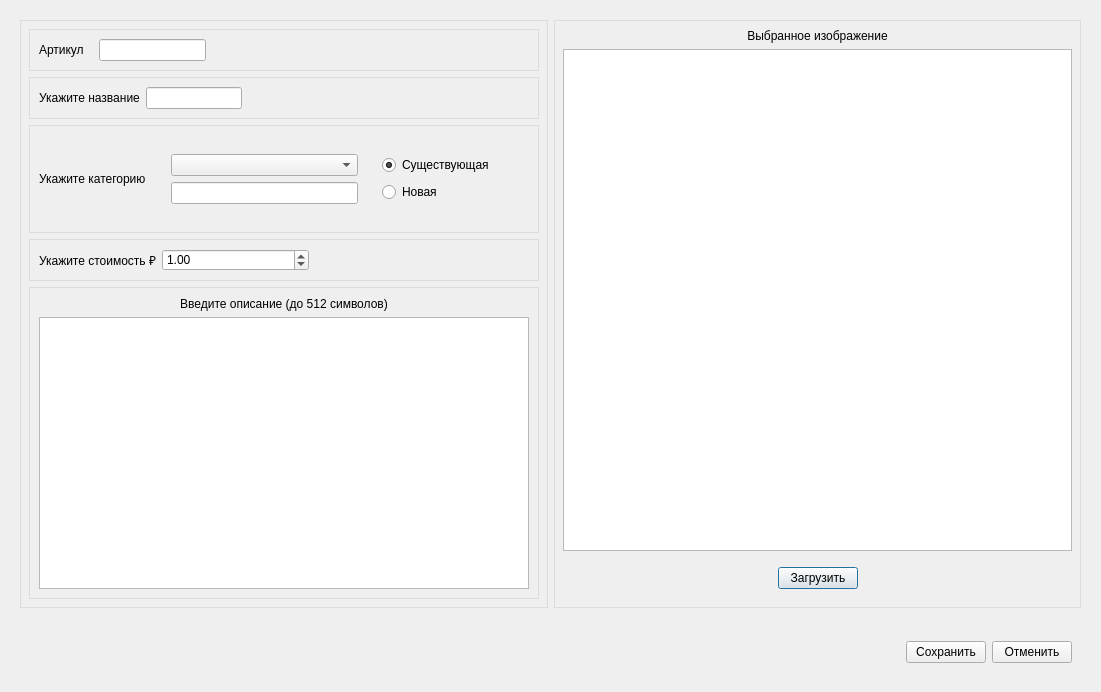
<?xml version="1.0" encoding="UTF-8"?>
<ui version="4.0">
    <class>RepByCat</class>
    <widget class="QDialog" name="RepByCat">
        <property name="geometry">
            <rect>
                <x>0</x>
                <y>0</y>
                <width>1101</width>
                <height>692</height>
            </rect>
        </property>
        <property name="windowTitle">
            <string>RepByCat</string>
        </property>
        <layout class="QVBoxLayout" name="verticalLayout">
            <item>
                <widget class="QGroupBox" name="groupBox_3">
                    <property name="styleSheet">
                        <string notr="true">QGroupBox {border: none;}</string>
                    </property>
                    <property name="title">
                        <string/>
                    </property>
                    <layout class="QHBoxLayout" name="horizontalLayout_8">
                        <item>
                            <widget class="QGroupBox" name="groupBox">
                                <property name="styleSheet">
                                    <string notr="true">QGroupBox {border: 1px solid ;
                                        border-color: rgb(220, 220, 220);}
                                    </string>
                                </property>
                                <property name="title">
                                    <string/>
                                </property>
                                <layout class="QVBoxLayout" name="verticalLayout_6">
                                    <item>
                                        <widget class="QGroupBox" name="article">
                                            <property name="styleSheet">
                                                <string notr="true">QGroupBox {border: 1px solid ;
                                                    border-color: rgb(220, 220, 220);}
                                                </string>
                                            </property>
                                            <property name="title">
                                                <string/>
                                            </property>
                                            <layout class="QHBoxLayout" name="horizontalLayout_3" stretch="1,2,6">
                                                <item>
                                                    <widget class="QLabel" name="label">
                                                        <property name="text">
                                                            <string>Артикул</string>
                                                        </property>
                                                    </widget>
                                                </item>
                                                <item>
                                                    <widget class="QLineEdit" name="article_input">
                                                        <property name="enabled">
                                                            <bool>true</bool>
                                                        </property>
                                                        <property name="readOnly">
                                                            <bool>true</bool>
                                                        </property>
                                                    </widget>
                                                </item>
                                                <item>
                                                    <spacer name="horizontalSpacer">
                                                        <property name="orientation">
                                                            <enum>Qt::Orientation::Horizontal</enum>
                                                        </property>
                                                        <property name="sizeHint" stdset="0">
                                                            <size>
                                                                <width>40</width>
                                                                <height>20</height>
                                                            </size>
                                                        </property>
                                                    </spacer>
                                                </item>
                                            </layout>
                                        </widget>
                                    </item>
                                    <item>
                                        <widget class="QGroupBox" name="name">
                                            <property name="styleSheet">
                                                <string notr="true">QGroupBox {border: 1px solid ;
                                                    border-color: rgb(220, 220, 220);}
                                                </string>
                                            </property>
                                            <property name="title">
                                                <string/>
                                            </property>
                                            <layout class="QHBoxLayout" name="horizontalLayout_4" stretch="1,2,6">
                                                <item>
                                                    <widget class="QLabel" name="label_2">
                                                        <property name="text">
                                                            <string>Укажите название</string>
                                                        </property>
                                                    </widget>
                                                </item>
                                                <item>
                                                    <widget class="QLineEdit" name="name_input"/>
                                                </item>
                                                <item>
                                                    <spacer name="horizontalSpacer_2">
                                                        <property name="orientation">
                                                            <enum>Qt::Orientation::Horizontal</enum>
                                                        </property>
                                                        <property name="sizeHint" stdset="0">
                                                            <size>
                                                                <width>40</width>
                                                                <height>20</height>
                                                            </size>
                                                        </property>
                                                    </spacer>
                                                </item>
                                            </layout>
                                        </widget>
                                    </item>
                                    <item>
                                        <widget class="QGroupBox" name="category">
                                            <property name="styleSheet">
                                                <string notr="true">QGroupBox {border: 1px solid ;
                                                    border-color: rgb(220, 220, 220);}
                                                </string>
                                            </property>
                                            <property name="title">
                                                <string/>
                                            </property>
                                            <layout class="QHBoxLayout" name="horizontalLayout" stretch="0,5">
                                                <item>
                                                    <widget class="QLabel" name="label_3">
                                                        <property name="text">
                                                            <string>Укажите категорию</string>
                                                        </property>
                                                    </widget>
                                                </item>
                                                <item>
                                                    <widget class="QGroupBox" name="groupBox_7">
                                                        <property name="styleSheet">
                                                            <string notr="true">QGroupBox {border: none;}</string>
                                                        </property>
                                                        <property name="title">
                                                            <string/>
                                                        </property>
                                                        <layout class="QHBoxLayout" name="horizontalLayout_2"
                                                                stretch="7,5">
                                                            <item>
                                                                <widget class="QGroupBox" name="groupBox_9">
                                                                    <property name="title">
                                                                        <string/>
                                                                    </property>
                                                                    <layout class="QVBoxLayout" name="verticalLayout_2">
                                                                        <item>
                                                                            <widget class="QComboBox"
                                                                                    name="category_combobox"/>
                                                                        </item>
                                                                        <item>
                                                                            <widget class="QLineEdit"
                                                                                    name="category_input"/>
                                                                        </item>
                                                                    </layout>
                                                                </widget>
                                                            </item>
                                                            <item>
                                                                <widget class="QGroupBox" name="groupBox_8">
                                                                    <property name="title">
                                                                        <string/>
                                                                    </property>
                                                                    <layout class="QVBoxLayout" name="verticalLayout_3">
                                                                        <item>
                                                                            <widget class="QRadioButton"
                                                                                    name="existsing_category">
                                                                                <property name="text">
                                                                                    <string>Существующая</string>
                                                                                </property>
                                                                                <property name="checked">
                                                                                    <bool>true</bool>
                                                                                </property>
                                                                            </widget>
                                                                        </item>
                                                                        <item>
                                                                            <widget class="QRadioButton"
                                                                                    name="new_category">
                                                                                <property name="text">
                                                                                    <string>Новая</string>
                                                                                </property>
                                                                            </widget>
                                                                        </item>
                                                                    </layout>
                                                                </widget>
                                                            </item>
                                                        </layout>
                                                    </widget>
                                                </item>
                                            </layout>
                                        </widget>
                                    </item>
                                    <item>
                                        <widget class="QGroupBox" name="price">
                                            <property name="styleSheet">
                                                <string notr="true">QGroupBox {border: 1px solid ;
                                                    border-color: rgb(220, 220, 220);}
                                                </string>
                                            </property>
                                            <property name="title">
                                                <string/>
                                            </property>
                                            <layout class="QHBoxLayout" name="horizontalLayout_5" stretch="2,4,6">
                                                <item>
                                                    <widget class="QLabel" name="label_4">
                                                        <property name="text">
                                                            <string>Укажите стоимость ₽</string>
                                                        </property>
                                                    </widget>
                                                </item>
                                                <item>
                                                    <widget class="QDoubleSpinBox" name="price_input">
                                                        <property name="buttonSymbols">
                                                            <enum>QAbstractSpinBox::ButtonSymbols::UpDownArrows</enum>
                                                        </property>
                                                        <property name="specialValueText">
                                                            <string/>
                                                        </property>
                                                        <property name="maximum">
                                                            <double>50000.000000000000000</double>
                                                        </property>
                                                        <property name="stepType">
                                                            <enum>QAbstractSpinBox::StepType::AdaptiveDecimalStepType
                                                            </enum>
                                                        </property>
                                                        <property name="value">
                                                            <double>1.000000000000000</double>
                                                        </property>
                                                    </widget>
                                                </item>
                                                <item>
                                                    <spacer name="horizontalSpacer_3">
                                                        <property name="orientation">
                                                            <enum>Qt::Orientation::Horizontal</enum>
                                                        </property>
                                                        <property name="sizeHint" stdset="0">
                                                            <size>
                                                                <width>40</width>
                                                                <height>20</height>
                                                            </size>
                                                        </property>
                                                    </spacer>
                                                </item>
                                            </layout>
                                        </widget>
                                    </item>
                                    <item>
                                        <widget class="QGroupBox" name="description">
                                            <property name="styleSheet">
                                                <string notr="true">QGroupBox {border: 1px solid ;
                                                    border-color: rgb(220, 220, 220);}
                                                </string>
                                            </property>
                                            <property name="title">
                                                <string/>
                                            </property>
                                            <layout class="QVBoxLayout" name="verticalLayout_4">
                                                <item>
                                                    <widget class="QLabel" name="label_5">
                                                        <property name="text">
                                                            <string>Введите описание (до 512 символов)</string>
                                                        </property>
                                                        <property name="alignment">
                                                            <set>Qt::AlignmentFlag::AlignCenter</set>
                                                        </property>
                                                    </widget>
                                                </item>
                                                <item>
                                                    <widget class="QTextEdit" name="description_input"/>
                                                </item>
                                            </layout>
                                        </widget>
                                    </item>
                                </layout>
                            </widget>
                        </item>
                        <item>
                            <widget class="QGroupBox" name="image">
                                <property name="styleSheet">
                                    <string notr="true">QGroupBox {border: 1px solid ;
                                        border-color: rgb(220, 220, 220);}
                                    </string>
                                </property>
                                <property name="title">
                                    <string/>
                                </property>
                                <layout class="QVBoxLayout" name="verticalLayout_5">
                                    <item>
                                        <widget class="QLabel" name="label_6">
                                            <property name="text">
                                                <string>Выбранное изображение</string>
                                            </property>
                                            <property name="alignment">
                                                <set>Qt::AlignmentFlag::AlignCenter</set>
                                            </property>
                                        </widget>
                                    </item>
                                    <item>
                                        <widget class="QGraphicsView" name="product_img"/>
                                    </item>
                                    <item>
                                        <widget class="QGroupBox" name="groupBox_2">
                                            <property name="styleSheet">
                                                <string notr="true">QGroupBox {border: none;}</string>
                                            </property>
                                            <property name="title">
                                                <string/>
                                            </property>
                                            <layout class="QHBoxLayout" name="horizontalLayout_7">
                                                <item>
                                                    <spacer name="horizontalSpacer_4">
                                                        <property name="orientation">
                                                            <enum>Qt::Orientation::Horizontal</enum>
                                                        </property>
                                                        <property name="sizeHint" stdset="0">
                                                            <size>
                                                                <width>40</width>
                                                                <height>20</height>
                                                            </size>
                                                        </property>
                                                    </spacer>
                                                </item>
                                                <item>
                                                    <widget class="QPushButton" name="load_img">
                                                        <property name="text">
                                                            <string>Загрузить</string>
                                                        </property>
                                                    </widget>
                                                </item>
                                                <item>
                                                    <spacer name="horizontalSpacer_5">
                                                        <property name="orientation">
                                                            <enum>Qt::Orientation::Horizontal</enum>
                                                        </property>
                                                        <property name="sizeHint" stdset="0">
                                                            <size>
                                                                <width>40</width>
                                                                <height>20</height>
                                                            </size>
                                                        </property>
                                                    </spacer>
                                                </item>
                                            </layout>
                                        </widget>
                                    </item>
                                </layout>
                            </widget>
                        </item>
                    </layout>
                </widget>
            </item>
            <item>
                <widget class="QGroupBox" name="groupBox_4">
                    <property name="styleSheet">
                        <string notr="true">QGroupBox {border: none;}</string>
                    </property>
                    <property name="title">
                        <string/>
                    </property>
                    <layout class="QHBoxLayout" name="horizontalLayout_6">
                        <item>
                            <spacer name="horizontalSpacer_6">
                                <property name="orientation">
                                    <enum>Qt::Orientation::Horizontal</enum>
                                </property>
                                <property name="sizeHint" stdset="0">
                                    <size>
                                        <width>40</width>
                                        <height>20</height>
                                    </size>
                                </property>
                            </spacer>
                        </item>
                        <item>
                            <widget class="QGroupBox" name="groupBox_5">
                                <property name="title">
                                    <string/>
                                </property>
                                <layout class="QHBoxLayout" name="horizontalLayout_9">
                                    <item>
                                        <widget class="QPushButton" name="save">
                                            <property name="text">
                                                <string>Сохранить</string>
                                            </property>
                                        </widget>
                                    </item>
                                    <item>
                                        <widget class="QPushButton" name="cancel">
                                            <property name="text">
                                                <string>Отменить</string>
                                            </property>
                                        </widget>
                                    </item>
                                </layout>
                            </widget>
                        </item>
                    </layout>
                </widget>
            </item>
        </layout>
    </widget>
    <resources/>
    <connections/>
</ui>
